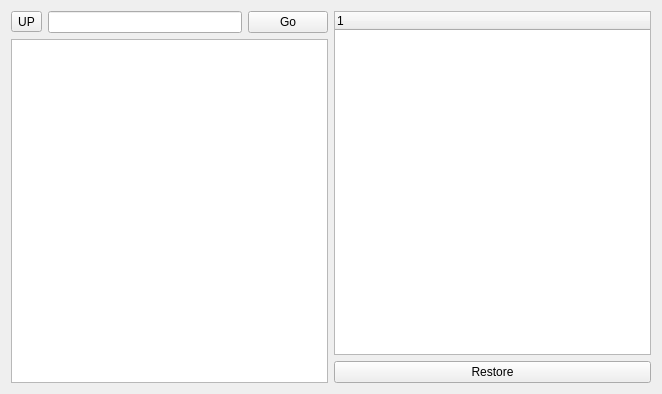
<?xml version="1.0" encoding="UTF-8"?>
<ui version="4.0">
 <class>RestoreWidget</class>
 <widget class="QWidget" name="RestoreWidget">
  <property name="geometry">
   <rect>
    <x>0</x>
    <y>0</y>
    <width>662</width>
    <height>394</height>
   </rect>
  </property>
  <property name="windowTitle">
   <string>Restore</string>
  </property>
  <layout class="QHBoxLayout" name="horizontalLayout">
   <item>
    <layout class="QVBoxLayout" name="verticalLayout_2">
     <property name="leftMargin">
      <number>0</number>
     </property>
     <property name="topMargin">
      <number>0</number>
     </property>
     <item>
      <layout class="QHBoxLayout" name="horizontalLayout_3">
       <property name="topMargin">
        <number>0</number>
       </property>
       <property name="rightMargin">
        <number>0</number>
       </property>
       <item>
        <widget class="QToolButton" name="upButton">
         <property name="text">
          <string>UP</string>
         </property>
        </widget>
       </item>
       <item>
        <widget class="QLineEdit" name="fileRootPath"/>
       </item>
       <item>
        <widget class="QPushButton" name="goButton">
         <property name="text">
          <string>Go</string>
         </property>
        </widget>
       </item>
      </layout>
     </item>
     <item>
      <widget class="QTreeView" name="treeView"/>
     </item>
    </layout>
   </item>
   <item>
    <layout class="QVBoxLayout" name="verticalLayout">
     <property name="leftMargin">
      <number>0</number>
     </property>
     <property name="topMargin">
      <number>0</number>
     </property>
     <property name="bottomMargin">
      <number>0</number>
     </property>
     <item>
      <widget class="QTreeWidget" name="treeWidget">
       <column>
        <property name="text">
         <string notr="true">1</string>
        </property>
       </column>
      </widget>
     </item>
     <item>
      <layout class="QHBoxLayout" name="horizontalLayout_2">
       <property name="topMargin">
        <number>0</number>
       </property>
       <item>
        <widget class="QPushButton" name="restoreButton">
         <property name="text">
          <string>Restore</string>
         </property>
        </widget>
       </item>
      </layout>
     </item>
    </layout>
   </item>
  </layout>
 </widget>
 <resources/>
 <connections>
  <connection>
   <sender>fileRootPath</sender>
   <signal>editingFinished()</signal>
   <receiver>goButton</receiver>
   <slot>click()</slot>
   <hints>
    <hint type="sourcelabel">
     <x>193</x>
     <y>24</y>
    </hint>
    <hint type="destinationlabel">
     <x>270</x>
     <y>26</y>
    </hint>
   </hints>
  </connection>
 </connections>
</ui>
